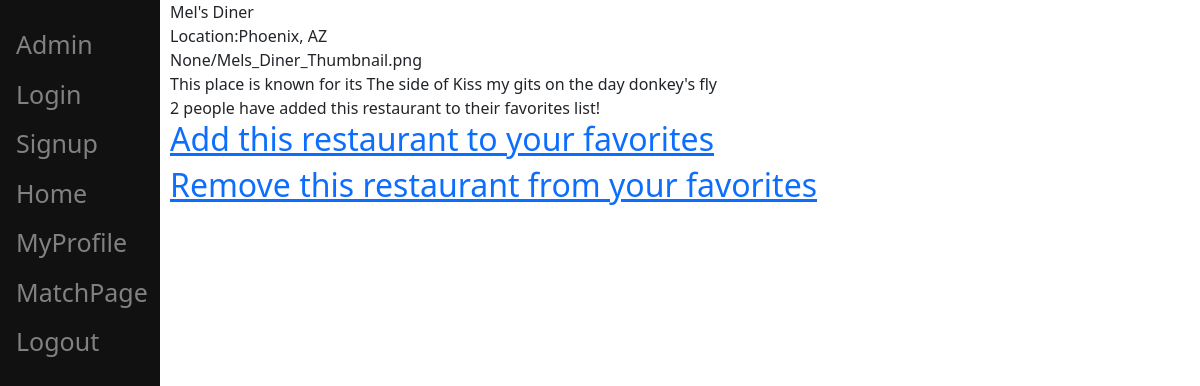
Page /restaurant/1/ (signed in) on the earlier database version.
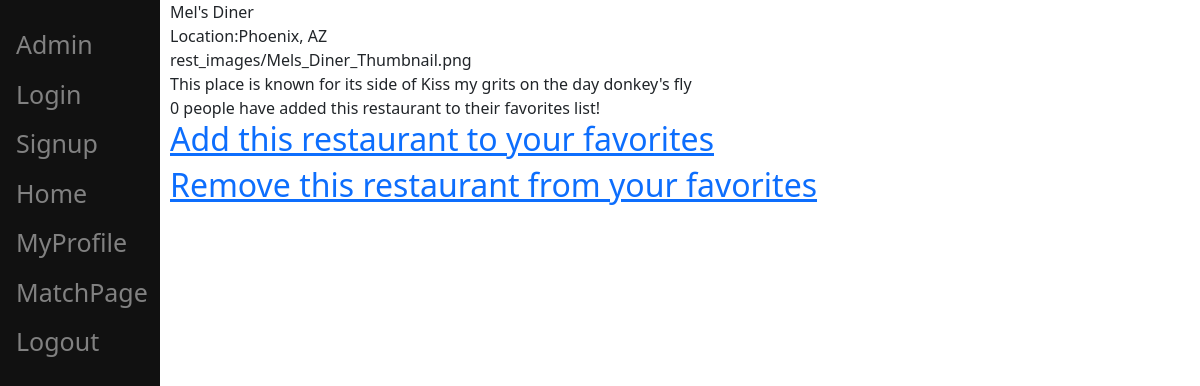
Same page on the later database version.
### restaurants/models.py (models this page shows, shortened)
class Restaurant(models.Model):
    name = models.TextField(max_length=200)
    location = models.TextField(max_length=200)
    pic_icon = models.ImageField(
        upload_to="rest_images/", height_field=None, width_field=None, max_length=None)
    sig_dish = models.TextField(max_length=200)
    num_favs = models.IntegerField(default=0)

### restaurants/views.py (the view)
# urls.py: path('restaurant/<int:restaurant_id>/', rest_views.RestaurantDetailView.as_view(), name="rest_detail"),
class RestaurantDetailView(LoginRequiredMixin, View):
    def get(self, request, restaurant_id: int):
        template_name= "rest_detail.html"
        restaurant = Restaurant.objects.get(id=restaurant_id)
        users = TFRUser.objects.all()
        fav_num = 0
        for user in users:
            for restaurant_fav in user.favorites.all():
                if restaurant_fav == restaurant:
                    fav_num += 1
        context = {'restaurant': restaurant, 'fav_num': fav_num}
        return render(request, template_name, context)

### templates/rest_detail.html (shortened to what this page needs)
<!DOCTYPE html>
<html lang="en">
  <head>
    <link
      href="https://cdn.jsdelivr.net/npm/bootstrap@5.0.2/dist/css/bootstrap.min.css"
      rel="stylesheet"
    />
  </head>
  <body>
    <div class="sidenav">
      <a href="/admin/">Admin</a>
      <a href="/login/">Login</a>
      <a href="/signup/">Signup</a>
      <a href="/">Home</a>
      <a href="/user/{{user.id}}/">MyProfile</a>
      <a href="/user/{{user.id}}/match">MatchPage</a>
      <a href="/logout/">Logout</a>
    </div>
    <div id="content" , name="content" , class="main">
      {% block content %} {{restaurant.name}}
      <br />
      Location:{{restaurant.location}}
      <br />
      {{restaurant.pic_icon}}
      <br />
      This place is known for its {{restaurant.sig_dish}}
      <br />
      {% comment %} {{ fav_num }} {% endcomment %} {{restaurant.num_favs}} people have added this restaurant to their
      favorites list!
      <br />
      <h2><a href="/restaurant/{{ restaurant.id }}/favorite/">Add this restaurant to your favorites</a></h2>
      <h2><a href="/restaurant/{{ restaurant.id }}/unfavorite/">Remove this restaurant from your favorites</a></h2>
      {% endblock %}
    </div>
  </body>
</html>

Differences in the rows shown:
changed Restaurant "Mel's Diner": pic_icon "None/Mels_Diner_Thumbnail.png" → "rest_images/Mels_Diner_Thumbnail.png"; sig_dish "The side of Kiss my gits on the day donkey's fly" → "side of Kiss my grits on the day donkey's fly"; num_favs "2" → "0"
